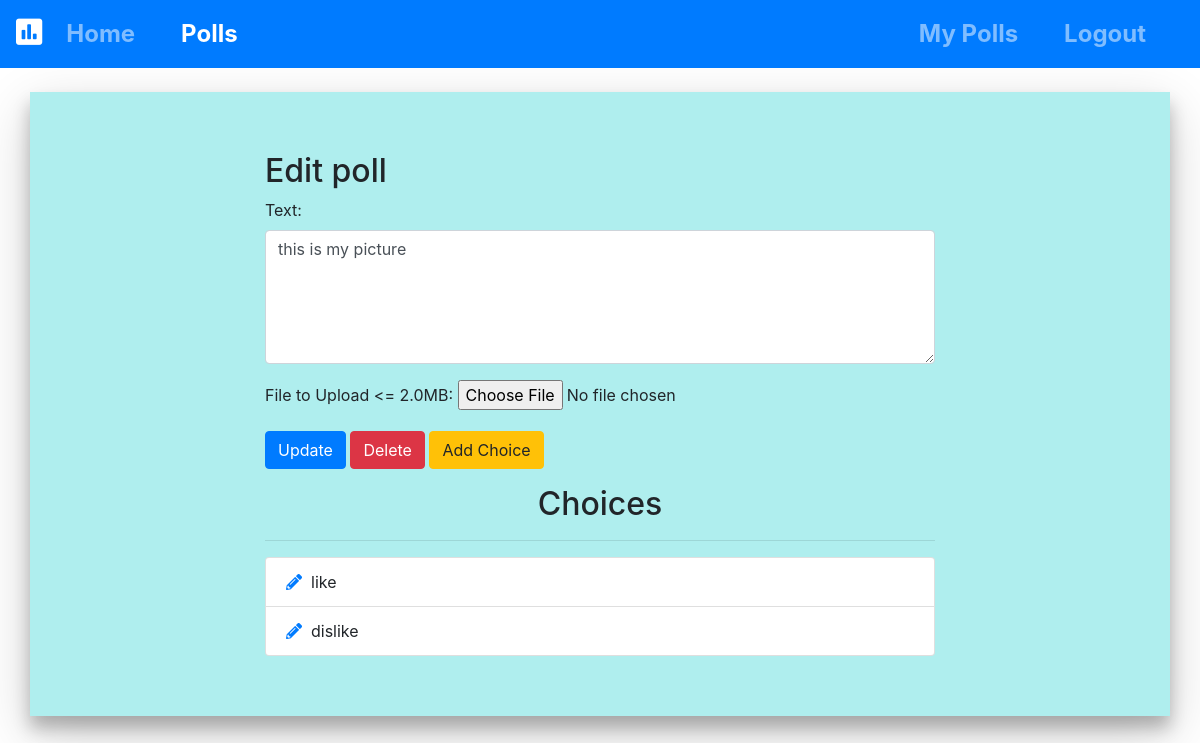
/polls/edit/28/ (signed in), run on the app's committed database.
### polls/models.py (models this page shows, shortened)
class Poll(models.Model):
    owner = models.ForeignKey(User, on_delete=models.CASCADE)
    text = models.TextField()
    picture = models.BinaryField(null=True, editable=True)
    content_type = models.CharField(max_length=256, null=True, help_text='The MIMEType of the file')
    pub_date = models.DateTimeField(default=timezone.now)
    active = models.BooleanField(default=True)

class Choice(models.Model):
    poll = models.ForeignKey(Poll, on_delete=models.CASCADE)
    choice_text = models.CharField(max_length=255)

### polls/views.py (the view)
# urls.py: path('edit/<int:poll_id>/', views.polls_edit, name='edit'),
@login_required
def polls_edit(request, poll_id):
    poll = get_object_or_404(Poll, pk=poll_id)
    if request.user != poll.owner:
        return redirect('home')
    if request.method == 'POST':
        poll = get_object_or_404(Poll, pk=poll_id, owner=request.user)
        form = EditPollForm(request.POST, request.FILES or None,instance=poll)
        if form.is_valid:
            form.save()
            poll = form.save(commit=False)
            poll.save()
            messages.success(request, "Poll Updated successfully",
                             extra_tags='alert alert-success alert-dismissible fade show')
            return redirect("polls:list")
    else:
        form = EditPollForm(instance=poll)
    return render(request, "polls/poll_edit.html", {'form': form, 'poll': poll})

### polls/forms.py (shortened to what this page needs)
class EditPollForm(forms.ModelForm):
    max_upload_limit = 2 * 1024 * 1024
    max_upload_limit_text = naturalsize(max_upload_limit)
    picture = forms.FileField(required=True, label='File to Upload <= '+max_upload_limit_text)
    upload_field_name = 'picture'
    class Meta:
        model = Poll
        fields = ['text','picture' ]
        widgets = {
            'text': forms.Textarea(attrs={'class': 'form-control', 'rows': 5, 'cols': 20}),
        }

### polls/templates/polls/poll_edit.html (shortened to what this page needs)
{% extends 'base.html' %}
{% block content %}
<nav class="navbar navbar-expand-sm navbar-dark bg-primary">
    <a class="navbar-brand" href=""><i class="fas fa-poll" style="font-size:150%;"></i></a>
    <div class="collapse navbar-collapse" id="collapsibleNavId">
        <ul class="navbar-nav mr-auto mt-2 mt-lg-0">
            <li class="nav-item" style="margin-right:30px;font-size: 150%; font-weight: bold;">
                <a class="nav-link " href="{% url 'home' %}">Home <span class="sr-only">(current)</span></a>
            </li>
            <li class="nav-item " style="margin-right:30px;font-size: 150%; font-weight: bold;">
                <a class="nav-link active" href="{% url 'polls:list' %}">Polls</a>
            </li>
        </ul>
        <div class="navbar-nav ml-auto">
            {% if request.user.is_authenticated %}
            <a class="nav-link" style="margin-right:30px;font-size: 150%; font-weight: bold;" href="{% url 'polls:list_by_user' %}">My Polls</a>
            <a class="nav-link" style="margin-right:30px;font-size: 150%; font-weight: bold;" href="{% url 'accounts:logout' %}">Logout</a>
            {% else %}
            <a class="nav-link" style="margin-right:30px;font-size: 150%; font-weight: bold;" href="{% url 'accounts:login' %}">Login</a>
            <a class="nav-link" style="margin-right:30px;font-size: 150%; font-weight: bold;" href="{% url 'accounts:register' %}">Signup</a>
            {% endif %}
        </div>
    </div>
</nav>
<div class="container polldetail">
    <div class="row center">
        <div class="col-md-8 offset-md-2">
            <h2>Edit poll</h2>
            <form action="" method="POST" id="upload_form" enctype="multipart/form-data">
                {% for field in form %}
                <div class="form-group">
                    {{ field.label_tag }}
                    {{ field }}
                </div>
                {% endfor %}
                <button type="submit" class="btn btn-primary">Update</button>
                <a class="btn btn-danger" href="{% url 'polls:delete_poll' poll.id %}" role="button" onclick="return confirm('Are you sure?')">Delete</a>
                <a class="btn btn-warning" href="{% url 'polls:add_choice' poll.id %}" role="button">Add Choice</a>
            </form>
            <div class="choices">
                <h2 class="text-center mt-3">Choices</h2>
                <hr>
                <ul class="list-group">
                    {% for choice in poll.choice_set.all %}
                    <li class="list-group-item"><a href="{% url 'polls:choice_edit' choice.id %}"><i class="fas fa-pencil-alt"></i></a>&nbsp
                        {{ choice.choice_text }}</li>
                    {% endfor %}
                </ul>
            </div>
        </div>
    </div>
</div>
{% endblock %}

### static/css/home_style.css (style rules this page uses)
.polldetail { width:100%; background-color: #afeeee ; padding: 5%; border-radius: 0%; box-shadow: 0 12px 16px 0 rgba(0,0,0,0.24), 0 17px 50px 0 rgba(0,0,0,0.19); margin-bottom:5%; margin-top:2%; }

### data on the page
Poll: form "this is my picture"
Choice: choice_text "like"
Choice: choice_text "dislike"

### other printed values
{{ field.label_tag }} "Text:" "File to Upload <= 2.0MB:"
